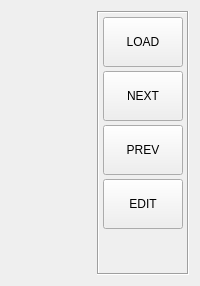
             <widget class="QWidget" name="tab_file">
              <attribute name="title">
               <string>FILE</string>
              </attribute>
              <layout class="QHBoxLayout" name="horizontalLayout_6">
               <item>
                <widget class="FileManager" name="filemanager" native="true"/>
               </item>
               <item>
                <widget class="GcodeEditor" name="gcode_editor" native="true">
                 <property name="auto_show_mdi_status" stdset="0">
                  <bool>false</bool>
                 </property>
                </widget>
               </item>
               <item>
                <widget class="QFrame" name="frm_filemanager">
                 <property name="frameShape">
                  <enum>QFrame::Box</enum>
                 </property>
                 <property name="frameShadow">
                  <enum>QFrame::Sunken</enum>
                 </property>
                 <layout class="QVBoxLayout" name="verticalLayout_16">
                  <property name="spacing">
                   <number>4</number>
                  </property>
                  <property name="leftMargin">
                   <number>4</number>
                  </property>
                  <property name="topMargin">
                   <number>4</number>
                  </property>
                  <property name="rightMargin">
                   <number>4</number>
                  </property>
                  <property name="bottomMargin">
                   <number>4</number>
                  </property>
                  <item>
                   <widget class="PushButton" name="btn_file_load">
                    <property name="sizePolicy">
                     <sizepolicy hsizetype="Fixed" vsizetype="Fixed">
                      <horstretch>0</horstretch>
                      <verstretch>0</verstretch>
                     </sizepolicy>
                    </property>
                    <property name="minimumSize">
                     <size>
                      <width>80</width>
                      <height>50</height>
                     </size>
                    </property>
                    <property name="maximumSize">
                     <size>
                      <width>80</width>
                      <height>50</height>
                     </size>
                    </property>
                    <property name="text">
                     <string>LOAD</string>
                    </property>
                    <property name="python_command_option" stdset="0">
                     <bool>true</bool>
                    </property>
                    <property name="true_python_cmd_string" stdset="0">
                     <string>INSTANCE.filemanager.load()</string>
                    </property>
                    <property name="false_python_cmd_string" stdset="0">
                     <string/>
                    </property>
                   </widget>
                  </item>
                  <item>
                   <widget class="PushButton" name="btn_file_next">
                    <property name="sizePolicy">
                     <sizepolicy hsizetype="Fixed" vsizetype="Fixed">
                      <horstretch>0</horstretch>
                      <verstretch>0</verstretch>
                     </sizepolicy>
                    </property>
                    <property name="minimumSize">
                     <size>
                      <width>80</width>
                      <height>50</height>
                     </size>
                    </property>
                    <property name="maximumSize">
                     <size>
                      <width>80</width>
                      <height>50</height>
                     </size>
                    </property>
                    <property name="text">
                     <string>NEXT</string>
                    </property>
                    <property name="python_command_option" stdset="0">
                     <bool>true</bool>
                    </property>
                    <property name="true_python_cmd_string" stdset="0">
                     <string>INSTANCE.filemanager.down()</string>
                    </property>
                    <property name="false_python_cmd_string" stdset="0">
                     <string/>
                    </property>
                   </widget>
                  </item>
                  <item>
                   <widget class="PushButton" name="btn_file_prev">
                    <property name="sizePolicy">
                     <sizepolicy hsizetype="Fixed" vsizetype="Fixed">
                      <horstretch>0</horstretch>
                      <verstretch>0</verstretch>
                     </sizepolicy>
                    </property>
                    <property name="minimumSize">
                     <size>
                      <width>80</width>
                      <height>50</height>
                     </size>
                    </property>
                    <property name="maximumSize">
                     <size>
                      <width>80</width>
                      <height>50</height>
                     </size>
                    </property>
                    <property name="text">
                     <string>PREV</string>
                    </property>
                    <property name="python_command_option" stdset="0">
                     <bool>true</bool>
                    </property>
                    <property name="true_python_cmd_string" stdset="0">
                     <string>INSTANCE.filemanager.up()</string>
                    </property>
                    <property name="false_python_cmd_string" stdset="0">
                     <string/>
                    </property>
                   </widget>
                  </item>
                  <item>
                   <widget class="PushButton" name="btn_gcode_edit">
                    <property name="sizePolicy">
                     <sizepolicy hsizetype="Fixed" vsizetype="Fixed">
                      <horstretch>0</horstretch>
                      <verstretch>0</verstretch>
                     </sizepolicy>
                    </property>
                    <property name="minimumSize">
                     <size>
                      <width>80</width>
                      <height>50</height>
                     </size>
                    </property>
                    <property name="maximumSize">
                     <size>
                      <width>80</width>
                      <height>50</height>
                     </size>
                    </property>
                    <property name="text">
                     <string>EDIT</string>
                    </property>
                    <property name="checkable">
                     <bool>true</bool>
                    </property>
                    <property name="python_command_option" stdset="0">
                     <bool>false</bool>
                    </property>
                    <property name="true_python_cmd_string" stdset="0">
                     <string/>
                    </property>
                    <property name="false_python_cmd_string" stdset="0">
                     <string/>
                    </property>
                   </widget>
                  </item>
                  <item>
                   <spacer name="verticalSpacer_13">
                    <property name="orientation">
                     <enum>Qt::Vertical</enum>
                    </property>
                    <property name="sizeHint" stdset="0">
                     <size>
                      <width>20</width>
                      <height>40</height>
                     </size>
                    </property>
                   </spacer>
                  </item>
                 </layout>
                </widget>
               </item>
              </layout>
             </widget>
